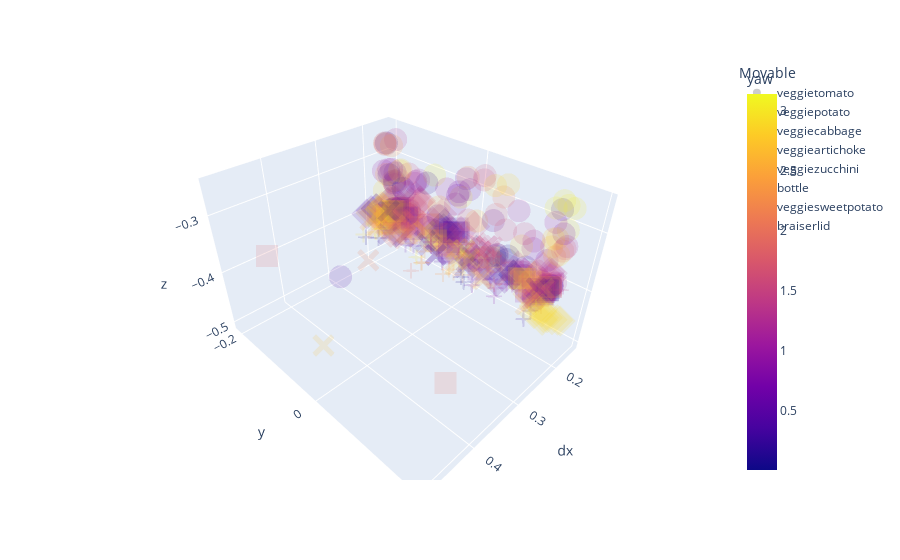

Notebook code for this chart:
### Code cell
plot_samples(df, surface='MiniFridge/10849')
